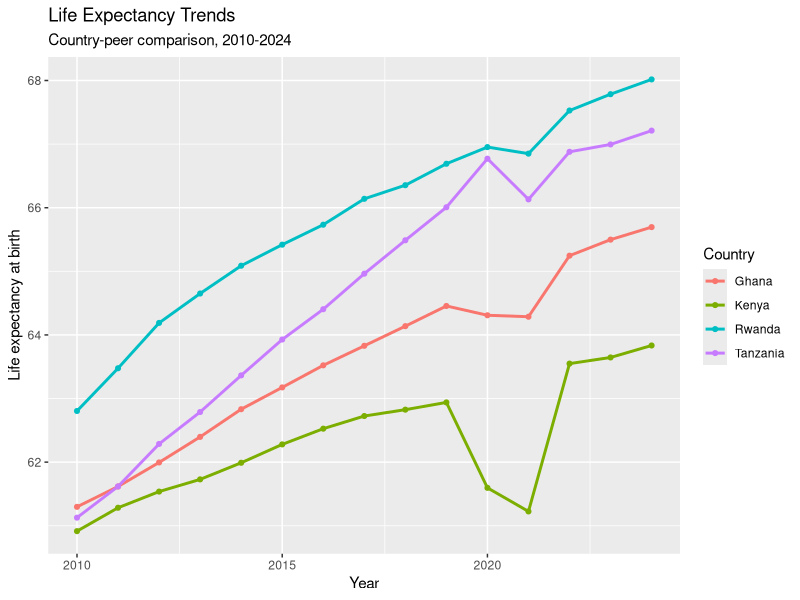

Recreate this plot in R.
## ---- chunk 1
knitr::opts_chunk$set(echo = TRUE)
## ---- chunk 2
options(repos = c(CRAN = "https://cloud.r-project.org"))

if (!requireNamespace("tidyverse", quietly = TRUE)) {
  install.packages("tidyverse")
}

library(tidyverse)

dev <- read_csv("data/development_indicators_2026.csv")
dictionary <- read_csv("data/development_indicators_dictionary_2026.csv")

hks_blue <- "#1F5F83"
hks_crimson <- "#A51C30"
hks_gray <- "#6B7280"
## ---- chunk 3
dev |>
  filter(assignment_sample == TRUE & year == 2023) |>
  distinct(country, region, income_group) |>
  arrange(region, country)
## ---- chunk 4
my_country <- "Ghana"
peer_countries <- c("Ghana", "Kenya", "Rwanda", "Tanzania")
## ---- chunk 5
my_country <- "Ghana"
peer_countries <- c("Ghana", "Kenya", "Rwanda", "Tanzania")
## ---- chunk 6
dev |>
  filter(country %in% peer_countries) |>
  distinct(country, region, income_group) |>
  arrange(country)
## ---- chunk 7
analysis_data <- dev |>
  filter(country %in% peer_countries & year >= 2010)

glimpse(analysis_data)
## ---- chunk 8
analysis_data |>
  summarise(
    missing_gdp = sum(is.na(gdp_per_capita_ppp)),
    missing_life_expectancy = sum(is.na(life_expectancy)),
    missing_under5 = sum(is.na(under5_mortality)),
    missing_poverty = sum(is.na(poverty_rate)),
    total_rows = n()
  )
## ---- chunk 9
analysis_data |>
  ggplot(aes(x = year, y = life_expectancy, color = country)) +
  geom_line(linewidth = 1) +
  geom_point(size = 1.4) +
  labs(
    x = "Year",
    y = "Life expectancy at birth",
    color = "Country",
    title = "Life Expectancy Trends",
    subtitle = "Country-peer comparison, 2010-2024"
  )
## ---- chunk 10
# Write your code here.
## ---- chunk 11
comparison_table <- analysis_data |>
  filter(year == 2023) |>
  select(
    country,
    region,
    income_group,
    life_expectancy,
    under5_mortality,
    gdp_per_capita_ppp
  ) |>
  arrange(desc(life_expectancy))

comparison_table
## ---- chunk 12
# Write your code here.
## ---- chunk 13
# Write your code here.
## ---- chunk 14
# Optional extension code here.
